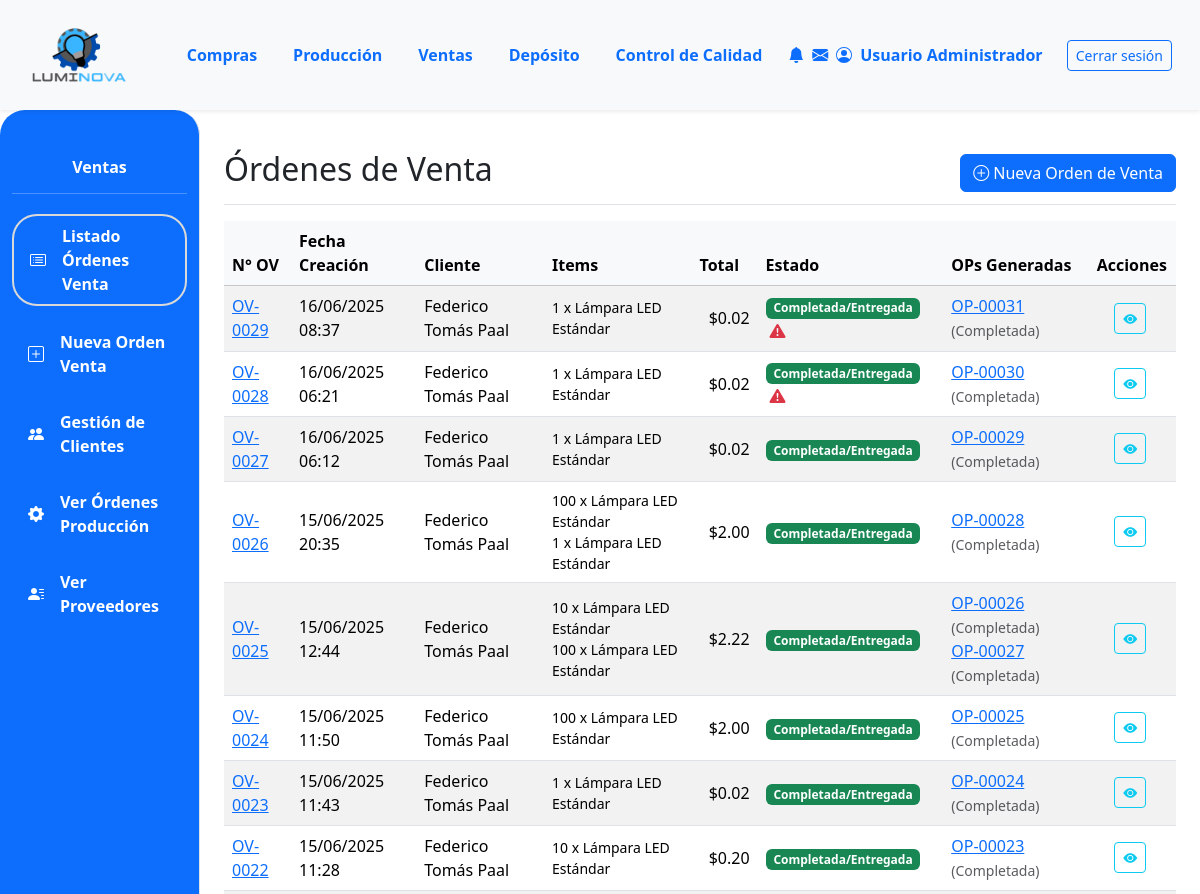
/ventas/ (signed in, upper part), run on an earlier commit of the app's database.
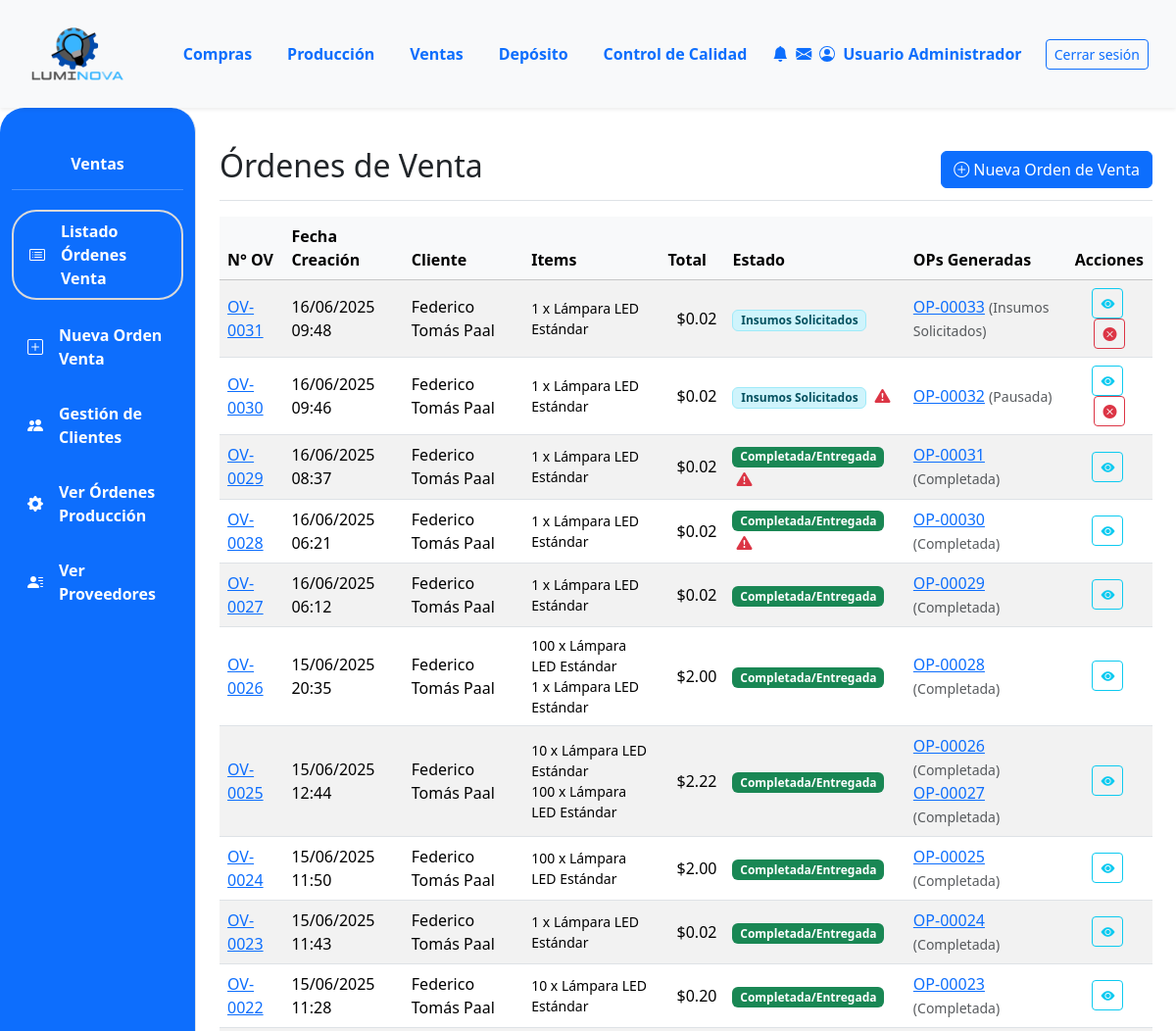
And on a later commit of the database.
### App_LUMINOVA/models.py (models this page shows, shortened)
class OrdenVenta(models.Model):  # NUEVO: Específico para Ventas
    ESTADO_CHOICES = [
        ("PENDIENTE", "Pendiente Confirmación"),
        ("CONFIRMADA", "Confirmada (Esperando Producción)"),
        ("INSUMOS_SOLICITADOS", "Insumos Solicitados"),
        ("PRODUCCION_INICIADA", "Producción Iniciada"),
        ("PRODUCCION_CON_PROBLEMAS", "Producción con Problemas"),
        ("LISTA_ENTREGA", "Lista para Entrega"),
        ("COMPLETADA", "Completada/Entregada"),
        ("CANCELADA", "Cancelada"),
    ]
    numero_ov = models.CharField(
        max_length=20, unique=True, verbose_name="N° Orden de Venta"
    )
    cliente = models.ForeignKey(
        Cliente, on_delete=models.PROTECT, related_name="ordenes_venta"
    )
    fecha_creacion = models.DateTimeField(default=timezone.now)
    estado = models.CharField(
        max_length=50, choices=ESTADO_CHOICES, default="PENDIENTE"
    )
    total_ov = models.DecimalField(
        max_digits=12, decimal_places=2, default=0.00, verbose_name="Total OV"
    )
    notas = models.TextField(blank=True, null=True)

class Cliente(models.Model):
    nombre = models.CharField(max_length=150, unique=True)  # Aumentado max_length
    direccion = models.TextField(blank=True)
    telefono = models.CharField(max_length=25, blank=True)  # Aumentado max_length
    email = models.EmailField(unique=True, null=True, blank=True)

class ItemOrdenVenta(models.Model):  # NUEVO: Detalle de la OV
    orden_venta = models.ForeignKey(
        OrdenVenta, on_delete=models.CASCADE, related_name="items_ov"
    )
    producto_terminado = models.ForeignKey(ProductoTerminado, on_delete=models.PROTECT)
    cantidad = models.PositiveIntegerField()
    precio_unitario_venta = models.DecimalField(
        max_digits=10, decimal_places=2, verbose_name="Precio Unit. en Venta"
    )
    subtotal = models.DecimalField(max_digits=12, decimal_places=2, editable=False)

class ProductoTerminado(models.Model):
    descripcion = models.CharField(max_length=255)  # Aumentado max_length
    categoria = models.ForeignKey(
        CategoriaProductoTerminado,
        on_delete=models.PROTECT,
        related_name="productos_terminados",
    )
    precio_unitario = models.DecimalField(max_digits=10, decimal_places=2, default=0.00)
    stock = models.IntegerField(default=0)
    modelo = models.CharField(max_length=50, blank=True, null=True)
    potencia = models.IntegerField(blank=True, null=True)
    acabado = models.CharField(max_length=50, blank=True, null=True)
    color_luz = models.CharField(max_length=50, blank=True, null=True)
    material = models.CharField(max_length=50, blank=True, null=True)
    imagen = models.ImageField(null=True, blank=True, upload_to="productos_terminados/")

class OrdenProduccion(models.Model):
    numero_op = models.CharField(
        max_length=20, unique=True, verbose_name="N° Orden de Producción"
    )  # Cambiado de numero_orden
    orden_venta_origen = models.ForeignKey(
        OrdenVenta,
        on_delete=models.SET_NULL,
        null=True,
        blank=True,
        related_name="ops_generadas",
    )
    producto_a_producir = models.ForeignKey(
        ProductoTerminado, on_delete=models.PROTECT, related_name="ordenes_produccion"
    )  # Cambiado related_name
    cantidad_a_producir = models.PositiveIntegerField()  # Cambiado de cantidad_prod
    estado_op = models.ForeignKey(
        EstadoOrden,
        on_delete=models.SET_NULL,
        null=True,
        blank=True,
        related_name="ops_estado",
    )
    estado_op = models.ForeignKey(
        EstadoOrden,
        on_delete=models.SET_NULL,
        null=True,
        blank=True,
        related_name="ops_estado",
    )  # Cambiado related_name
    fecha_solicitud = models.DateTimeField(default=timezone.now)  # Añadido
    fecha_inicio_real = models.DateTimeField(null=True, blank=True)
    fecha_inicio_planificada = models.DateField(
        null=True, blank=True
    )  # Cambiado de fecha_inicio
    fecha_fin_real = models.DateTimeField(null=True, blank=True)
    fecha_fin_planificada = models.DateField(null=True, blank=True)  # Añadido
    sector_asignado_op = models.ForeignKey(
        SectorAsignado,
        on_delete=models.SET_NULL,
        null=True,
        blank=True,
        related_name="ops_sector",
    )  # Cambiado related_name
    notas = models.TextField(null=True, blank=True, verbose_name="Notas")  # Añadido
    def get_estado_op_display(self):  # Nombre del método que estás intentando llamar
        if self.estado_op:
            return self.estado_op.nombre
        return "Sin Estado Asignado"

class EstadoOrden(
    models.Model
):  # Renombrar a EstadoOrdenProduccion o similar si es solo para OP
    nombre = models.CharField(
        max_length=50, unique=True
    )  # Ej: Pendiente, En Proceso, Terminado

### App_LUMINOVA/views.py (the view)
# urls.py: path('ventas/', ventas_lista_ov_view, name='ventas_lista_ov'),
@login_required
def ventas_lista_ov_view(request):
    ordenes_de_venta_query = OrdenVenta.objects.select_related('cliente').prefetch_related(
        'items_ov__producto_terminado',
        Prefetch(
            'ops_generadas',
            queryset=OrdenProduccion.objects.select_related('estado_op', 'producto_a_producir')
                                      .prefetch_related(
                                          Prefetch(
                                              'reportes_incidencia',
                                              queryset=Reportes.objects.select_related('reportado_por', 'sector_reporta').order_by('-fecha')
                                          )
                                      ).order_by('numero_op'),
            to_attr='lista_ops_con_reportes_y_estado' # Usamos un nombre claro para el resultado del prefetch
        )
    ).order_by('-fecha_creacion')
    ordenes_list_con_info_reporte = []
    for ov in ordenes_de_venta_query:
        ov.tiene_algun_reporte_asociado = False # Inicializar bandera
        if hasattr(ov, 'lista_ops_con_reportes_y_estado'): # Verificar que el prefetch funcionó
            for op in ov.lista_ops_con_reportes_y_estado:
                if op.reportes_incidencia.all().exists(): # Si alguna de las OPs de esta OV tiene reportes...
                    ov.tiene_algun_reporte_asociado = True
                    break # Salimos del bucle interior, ya sabemos que hay al menos un reporte.
        ordenes_list_con_info_reporte.append(ov)
    context = {
        'ordenes_list': ordenes_list_con_info_reporte, # Pasamos la lista procesada a la plantilla
        'titulo_seccion': 'Órdenes de Venta',
    }
    return render(request, 'ventas/ventas_lista_ov.html', context)

### App_LUMINOVA/templates/ventas/ventas_lista_ov.html (shortened to what this page needs)
{% extends 'padre.html' %}
{% load static %}
{% load django_bootstrap5 %}
{% block sidebar_content %}
    {% include 'ventas/ventas_sidebar.html' %}
{% endblock %}
{% block content %}
<div class="d-flex justify-content-between flex-wrap flex-md-nowrap align-items-center pt-3 pb-2 mb-3 border-bottom">
    <h1 class="h2">{{ titulo_seccion }}</h1>
    <div class="btn-toolbar mb-2 mb-md-0">
        <a href="{% url 'App_LUMINOVA:ventas_crear_ov' %}" class="btn btn-primary">
            <i class="bi bi-plus-circle"></i> Nueva Orden de Venta
        </a>
    </div>
</div>
<div class="table-responsive mt-3">
    <table class="table table-striped table-hover align-middle">
        <thead class="table-light">
            <tr>
                <th {% if not DEBUG %}class="color-thead"{% endif %}>N° OV</th>
                <th {% if not DEBUG %}class="color-thead"{% endif %}>Fecha Creación</th>
                <th {% if not DEBUG %}class="color-thead"{% endif %}>Cliente</th>
                <th {% if not DEBUG %}class="color-thead"{% endif %}>Items</th>
                <th {% if not DEBUG %}class="color-thead"{% endif %} class="text-end">Total</th>
                <th {% if not DEBUG %}class="color-thead"{% endif %}>Estado</th>
                <th {% if not DEBUG %}class="color-thead"{% endif %}>OPs Generadas</th>
                <th {% if not DEBUG %}class="color-thead"{% endif %} class="text-center">Acciones</th>
            </tr>
        </thead>
        <tbody>
            {% for ov in ordenes_list %}
            <tr>
                <td><a href="{% url 'App_LUMINOVA:ventas_detalle_ov' ov.id %}">{{ ov.numero_ov }}</a></td>
                <td>{{ ov.fecha_creacion|date:"d/m/Y H:i" }}</td>
                <td>{{ ov.cliente.nombre|default_if_none:"N/A" }}</td>
                <td>
                    <ul class="list-unstyled mb-0 small">
                    {% for item in ov.items_ov.all %}
                        <li>{{ item.cantidad }} x {{ item.producto_terminado.descripcion|truncatechars:25 }}</li>
                    {% empty %}
                        <li>Sin ítems</li>
                    {% endfor %}
                    </ul>
                </td>
                <td class="text-end">${{ ov.total_ov|floatformat:2 }}</td>
                <td>
                    <span class="badge
                        {% if ov.estado == 'PENDIENTE' %}bg-warning text-dark
                        {% elif ov.estado == 'CONFIRMADA' %}bg-secondary
                        {% elif ov.estado == 'INSUMOS_SOLICITADOS' %}bg-info-subtle text-info-emphasis border border-info-subtle
                        {% elif ov.estado == 'PRODUCCION_INICIADA' %}bg-primary
                        {% elif ov.estado == 'PRODUCCION_CON_PROBLEMAS' %}bg-danger-subtle text-danger-emphasis border border-danger-subtle
                        {% elif ov.estado == 'LISTA_ENTREGA' %}bg-success-subtle text-success-emphasis border border-success-subtle
                        {% elif ov.estado == 'COMPLETADA' %}bg-success
                        {% elif ov.estado == 'CANCELADA' %}bg-dark
                        {% else %}bg-light text-dark{% endif %}">
                        {{ ov.get_estado_display }}
                    </span>
                    {% if ov.tiene_algun_reporte_asociado %}
                        <a href="#" data-bs-toggle="modal" data-bs-target="#modalReportesOV{{ ov.id }}"
                           class="ms-1" title="Ver reportes de problemas asociados a esta OV">
                            <i class="bi bi-exclamation-triangle-fill text-danger"></i>
                        </a>
                    {% endif %}
                </td>
                <td>
                    {% for op_gen in ov.lista_ops_con_reportes_y_estado %}
                        <a href="{% url 'App_LUMINOVA:produccion_detalle_op' op_gen.id %}">{{ op_gen.numero_op }}</a>
                        <small class="text-muted">({{ op_gen.get_estado_op_display }})</small>
                        {% if not forloop.last %}<br>{% endif %}
                    {% empty %}
                        Ninguna
                    {% endfor %}
                </td>
                <td class="text-center">
                     <a href="{% url 'App_LUMINOVA:ventas_detalle_ov' ov.id %}" class="btn btn-sm btn-outline-info me-1" title="Ver Detalle OV {{ ov.numero_ov }}">
                         <i class="bi bi-eye-fill"></i>
                     </a>
                    {% if ov.estado != 'CANCELADA' and ov.estado != 'COMPLETADA' %}
                     <a href="#" class="btn btn-sm btn-outline-danger"
                        data-bs-toggle="modal"
                        data-bs-target="#cancelarOVModal{{ ov.id }}"
                        title="Cancelar OV {{ ov.numero_ov }}">
                         <i class="bi bi-x-circle-fill"></i>
                     </a>
                    {% endif %}
                </td>
            </tr>
            {% empty %}
            <tr>
                <td colspan="8" class="text-center fst-italic text-muted">No hay órdenes de venta registradas.</td>
            </tr>
            {% endfor %}
        </tbody>
    </table>
</div>
{% endblock %}

What changed in the data, as far as the page shows it:
added OrdenVenta: numero_ov "OV-0031", fecha_creacion "16/06/2025 09:48", cliente.nombre "Federico Tomás Paal", total_ov "0.02", estado "Insumos Solicitados"
added ItemOrdenVenta: cantidad "1", producto_terminado.descripcion "Lámpara LED Estándar", shown under "OV-0031"
added OrdenProduccion: numero_op "OP-00033", estado_op "Insumos Solicitados", shown under "OV-0031"
added OrdenVenta: numero_ov "OV-0030", fecha_creacion "16/06/2025 09:46", cliente.nombre "Federico Tomás Paal", total_ov "0.02", estado "Insumos Solicitados"
added ItemOrdenVenta: cantidad "1", producto_terminado.descripcion "Lámpara LED Estándar", shown under "OV-0030"
added OrdenProduccion: numero_op "OP-00032", estado_op "Pausada", shown under "OV-0030"
